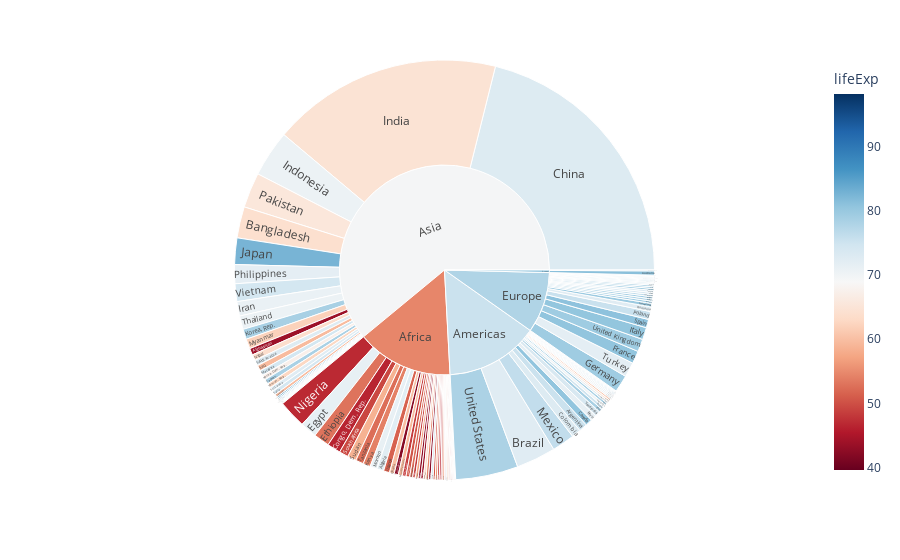

Here is the notebook cell this chart was saved with:
### Markdown cell above
# Sunburst Chart

### Code cell
import plotly.express as px
import numpy as np

df = px.data.gapminder().query("year == 2007")

fig = px.sunburst(df, path=['continent', 'country'], 
                  values='pop',
                  color='lifeExp', 
                  hover_data=['iso_alpha'],
                  color_continuous_scale='RdBu',
                  color_continuous_midpoint=np.average(df['lifeExp'], weights=df['pop']))
fig.show()

### Figure 1 — Plotly figure (JSON) as saved in the notebook; plotly's stock layout.template omitted (floating-point values rounded to 4 significant figures; data arrays with more than 128 entries replaced by an {"elided": "..."} marker saying what was removed)
{"data": [{"branchvalues": "total", "customdata": {"elided": "147x2 mixed values"}, "domain": {"x": [0, 1], "y": [0, 1]}, "hovertemplate": "labels=%{label}<br>pop=%{value}<br>parent=%{parent}<br>id=%{id}<br>iso_alpha=%{customdata[0]}<br>lifeExp=%{color}<extra></extra>", "ids": {"elided": "147 str values"}, "labels": {"elided": "147 str values"}, "marker": {"coloraxis": "coloraxis", "colors": {"elided": "147 float values"}}, "name": "", "parents": {"elided": "147 str values"}, "type": "sunburst", "values": {"elided": "147 int values"}}], "layout": {"coloraxis": {"cmid": 68.92, "colorbar": {"title": {"text": "lifeExp"}}, "colorscale": [[0, "rgb(103,0,31)"], [0.1, "rgb(178,24,43)"], [0.2, "rgb(214,96,77)"], [0.3, "rgb(244,165,130)"], [0.4, "rgb(253,219,199)"], [0.5, "rgb(247,247,247)"], [0.6, "rgb(209,229,240)"], [0.7, "rgb(146,197,222)"], [0.8, "rgb(67,147,195)"], [0.9, "rgb(33,102,172)"], [1, "rgb(5,48,97)"]]}, "legend": {"tracegroupgap": 0}, "margin": {"t": 60}}}
